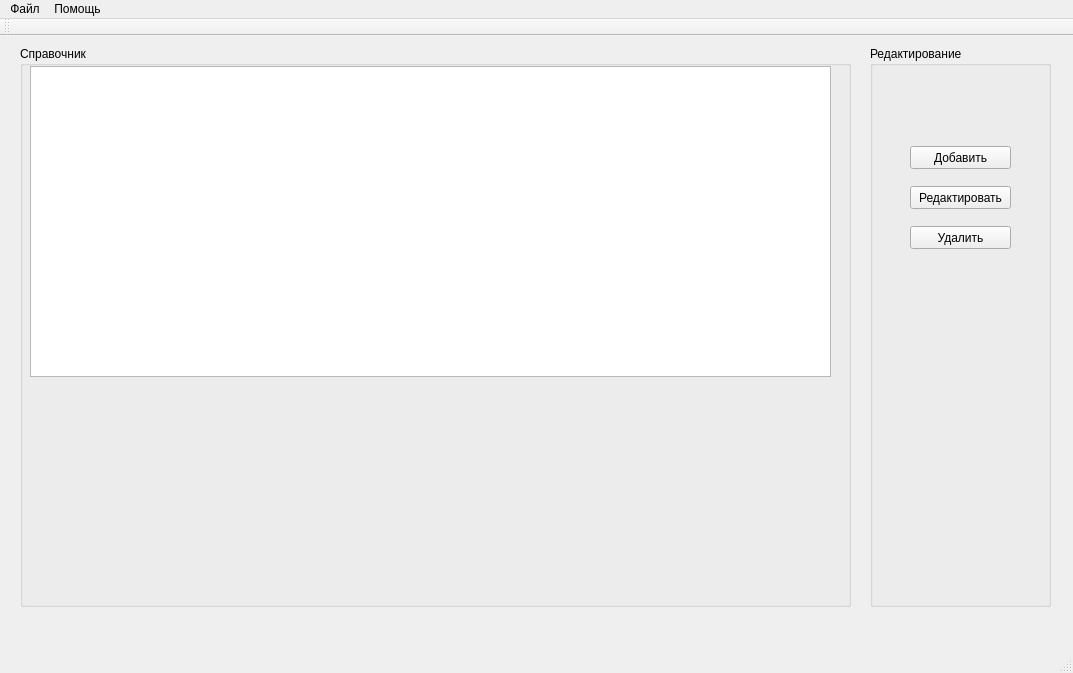
<?xml version="1.0" encoding="UTF-8"?>
<ui version="4.0">
 <class>MainWindow</class>
 <widget class="QMainWindow" name="MainWindow">
  <property name="geometry">
   <rect>
    <x>0</x>
    <y>0</y>
    <width>1073</width>
    <height>673</height>
   </rect>
  </property>
  <property name="windowTitle">
   <string>MainWindow</string>
  </property>
  <widget class="QWidget" name="centralWidget">
   <widget class="QGroupBox" name="groupBoxDirectory">
    <property name="geometry">
     <rect>
      <x>20</x>
      <y>10</y>
      <width>831</width>
      <height>561</height>
     </rect>
    </property>
    <property name="title">
     <string>Справочник</string>
    </property>
    <widget class="QTableView" name="tableView">
     <property name="geometry">
      <rect>
       <x>10</x>
       <y>20</y>
       <width>801</width>
       <height>311</height>
      </rect>
     </property>
    </widget>
   </widget>
   <widget class="QGroupBox" name="groupBoxEdit">
    <property name="geometry">
     <rect>
      <x>870</x>
      <y>10</y>
      <width>181</width>
      <height>561</height>
     </rect>
    </property>
    <property name="title">
     <string>Редактирование</string>
    </property>
    <widget class="QPushButton" name="pushButtonAdd">
     <property name="geometry">
      <rect>
       <x>40</x>
       <y>100</y>
       <width>101</width>
       <height>23</height>
      </rect>
     </property>
     <property name="text">
      <string>Добавить</string>
     </property>
    </widget>
    <widget class="QPushButton" name="pushButtonEdit">
     <property name="geometry">
      <rect>
       <x>40</x>
       <y>140</y>
       <width>101</width>
       <height>23</height>
      </rect>
     </property>
     <property name="text">
      <string>Редактировать</string>
     </property>
    </widget>
    <widget class="QPushButton" name="pushButtonRemove">
     <property name="geometry">
      <rect>
       <x>40</x>
       <y>180</y>
       <width>101</width>
       <height>23</height>
      </rect>
     </property>
     <property name="text">
      <string>Удалить</string>
     </property>
    </widget>
   </widget>
  </widget>
  <widget class="QMenuBar" name="menuBar">
   <property name="geometry">
    <rect>
     <x>0</x>
     <y>0</y>
     <width>1073</width>
     <height>21</height>
    </rect>
   </property>
   <widget class="QMenu" name="menu">
    <property name="title">
     <string>Файл</string>
    </property>
    <addaction name="action"/>
   </widget>
   <widget class="QMenu" name="menu_2">
    <property name="title">
     <string>Помощь</string>
    </property>
    <addaction name="action_2"/>
   </widget>
   <addaction name="menu"/>
   <addaction name="menu_2"/>
  </widget>
  <widget class="QToolBar" name="mainToolBar">
   <attribute name="toolBarArea">
    <enum>TopToolBarArea</enum>
   </attribute>
   <attribute name="toolBarBreak">
    <bool>false</bool>
   </attribute>
  </widget>
  <widget class="QStatusBar" name="statusBar"/>
  <action name="action">
   <property name="text">
    <string>Выход</string>
   </property>
  </action>
  <action name="action_2">
   <property name="text">
    <string>Версия</string>
   </property>
  </action>
 </widget>
 <layoutdefault spacing="6" margin="11"/>
 <resources/>
 <connections/>
</ui>
